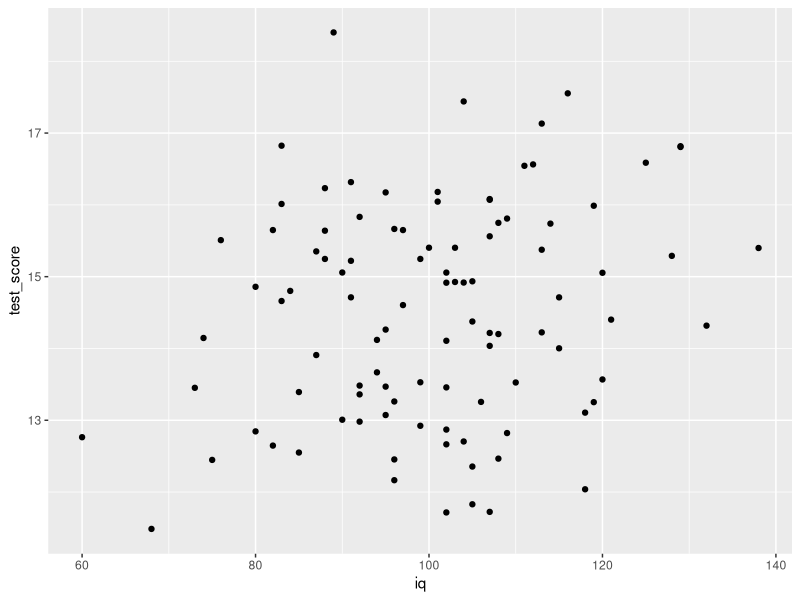
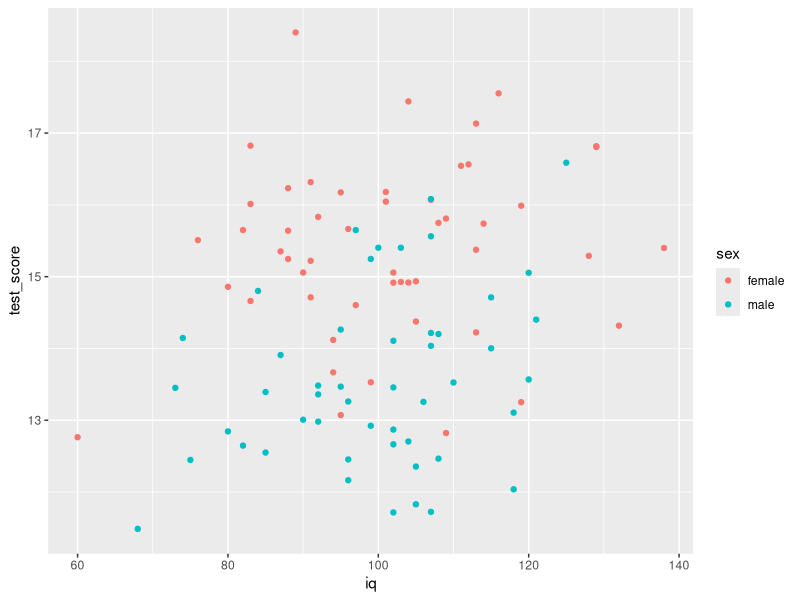
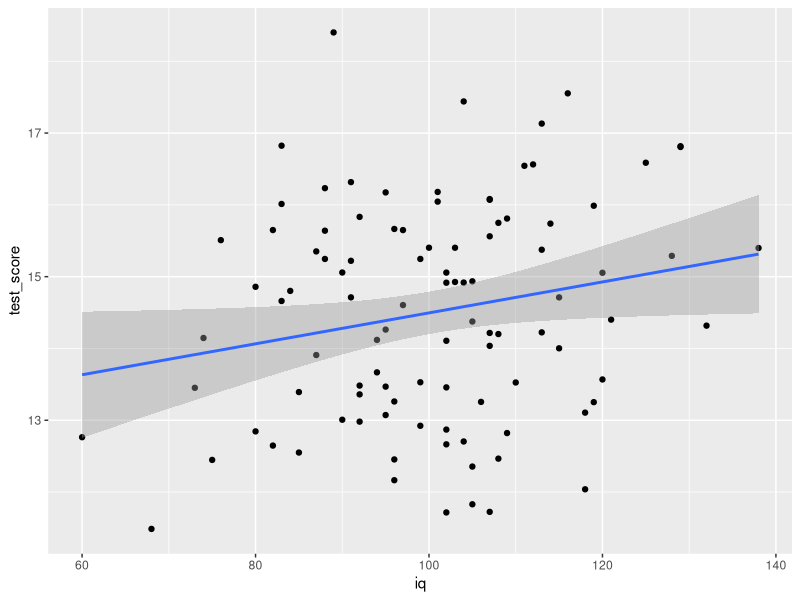
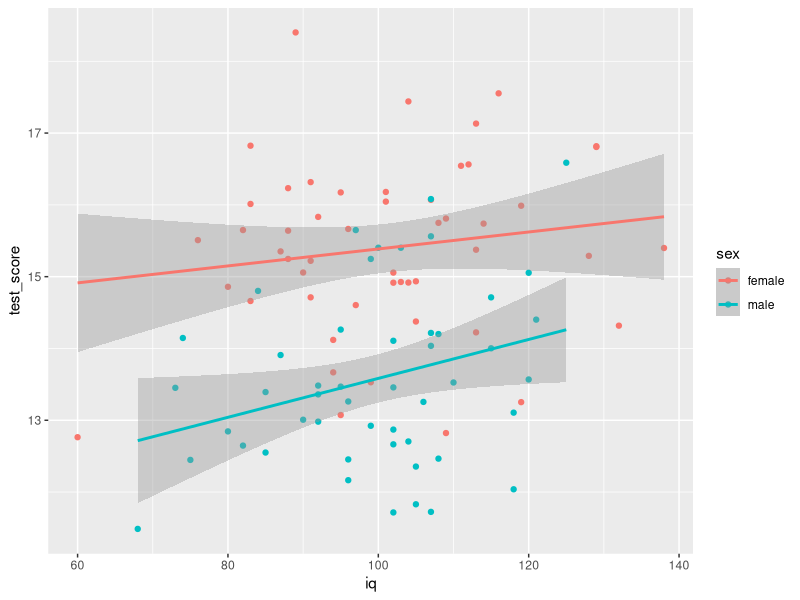
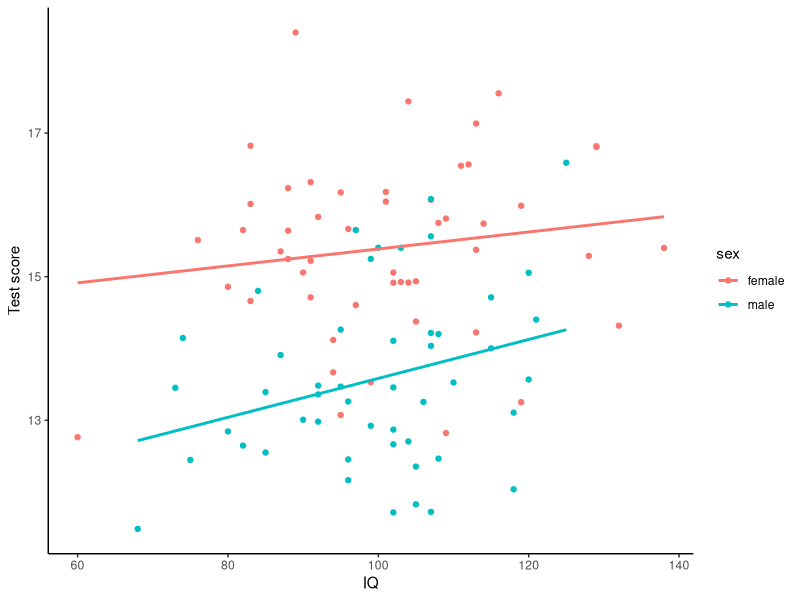

The R source for these figures, in order:
## ---- chunk 1
knitr::opts_chunk$set(echo = TRUE, 
                      prompt = TRUE, warning = FALSE, message = FALSE, comment='#>')

# Thanks to 
# https://github.com/ramnathv/slidify/issues/189#issuecomment-15850008
hook1 <- function(x){ gsub("```\n*```r*\n*", "", x) }
hook2 <- function(x){ gsub("```\n+```\n", "", x) }
knitr::knit_hooks$set(document = hook1)

## ---- chunk 2
library("tidyverse")
## ---- chunk 3
data01 <- read_csv("data01.csv")
## ---- chunk 4
summarize(data01,
          average_iq = mean(iq),
          average_score = mean(test_score),
          iq_stdev = sd(iq),
          n = n()
)
## ---- chunk 5
summarize(group_by(data01, sex),
          average_iq = mean(iq),
          average_score = mean(test_score),
          iq_stdev = sd(iq),
          n = n()
)
## ---- chunk 6
qplot(iq, test_score, data=data01)
## ---- chunk 7
qplot(iq, test_score, col=sex, data=data01)
## ---- chunk 8
qplot(iq, test_score, data=data01) + 
  stat_smooth(method = 'lm')
## ---- chunk 9
qplot(iq, test_score, col=sex, data=data01) + 
  stat_smooth(method = 'lm')
## ---- chunk 10
qplot(iq, test_score, col=sex, data=data01) +
  stat_smooth(method = 'lm', se=F) +
  theme_classic() +
  xlab('IQ') +
  ylab('Test score')
## ---- chunk 11
t.test(test_score ~ sex, data=data01)
## ---- chunk 12
M <- lm(test_score ~ iq, data=data01)
summary(M)
